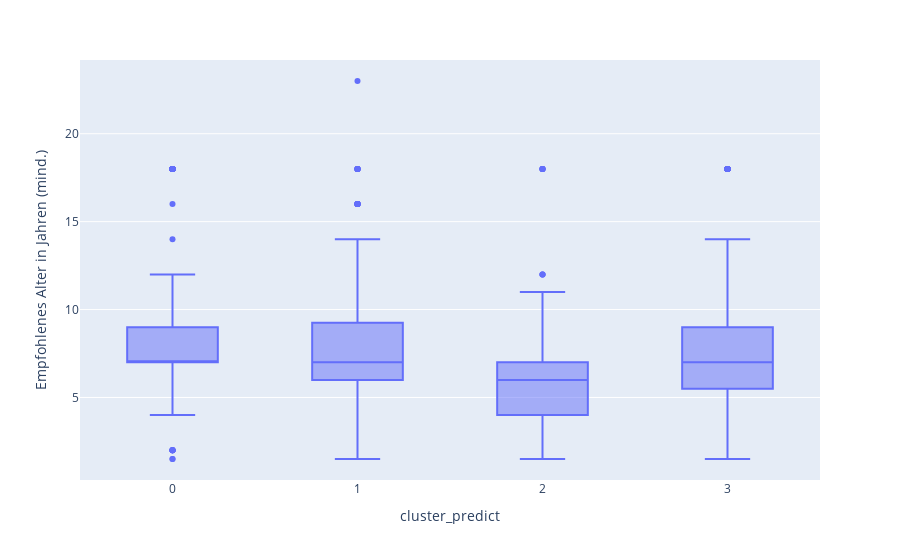

Notebook source saved alongside this figure:
### Code cell
my_boxplot_fct(df_orig, "Empfohlenes Alter in Jahren (mind.)")

### Figure 1 — Plotly figure (JSON) as saved in the notebook; plotly's stock layout.template omitted (floating-point values rounded to 4 significant figures; data arrays with more than 128 entries replaced by an {"elided": "..."} marker saying what was removed)
{"data": [{"alignmentgroup": "True", "hovertemplate": "cluster_predict=%{x}<br>Empfohlenes Alter in Jahren (mind.)=%{y}<extra></extra>", "legendgroup": "", "marker": {"color": "#636efa"}, "name": "", "notched": false, "offsetgroup": "", "orientation": "v", "showlegend": false, "type": "box", "x": {"elided": "890 int values"}, "x0": " ", "xaxis": "x", "y": {"elided": "890 float values"}, "y0": " ", "yaxis": "y"}], "layout": {"boxmode": "group", "legend": {"tracegroupgap": 0}, "margin": {"t": 60}, "xaxis": {"anchor": "y", "domain": [0, 1], "title": {"text": "cluster_predict"}}, "yaxis": {"anchor": "x", "domain": [0, 1], "title": {"text": "Empfohlenes Alter in Jahren (mind.)"}}}}
